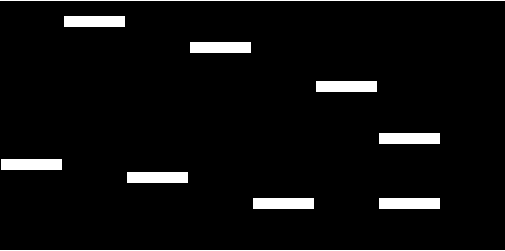
#> input picture practice/section_16/images/mask.png, 505 x 251 px, found by its file name
$ python python_image_exercise.py
#> lines starting #> are read from the running program, lines starting #| are printed output that depends on the picture
from PIL import Image


def make_white_parts_transparent(image_to_convert, new_file_name):
    image = image_to_convert.convert("RGBA")

    data = image.getdata()

    new_data = []

    for item in data:
        if item[0] > 240 and item[1] > 240 and item[2] > 240:
            new_data.append((255, 255, 255, 0))
        else:
            new_data.append(item)

    image.putdata(new_data)

    image.save(f"{new_file_name}.png")


def decode_the_message(mask, matrix):

    w = matrix.width
    h = matrix.height
    resized_mask = mask.resize((w, h))

    make_white_parts_transparent(resized_mask, "transparent_mask")

    transparent_mask_image = Image.open("transparent_mask.png")
    matrix.paste(im=transparent_mask_image, box=(0, 0), mask=transparent_mask_image)

    matrix.show()


mask = Image.open(
    r"C:\Users\miros\Desktop\ICT-Strypes-Projects\practice\section_16\images\mask.png"
)
#> mask is the input picture: PIL image 505x251 RGBA; mean R, G, B, A 12.8, 12.8, 12.8, 255
matrix = Image.open(
    r"C:\Users\miros\Desktop\ICT-Strypes-Projects\practice\section_16\images\word_matrix.png"
)
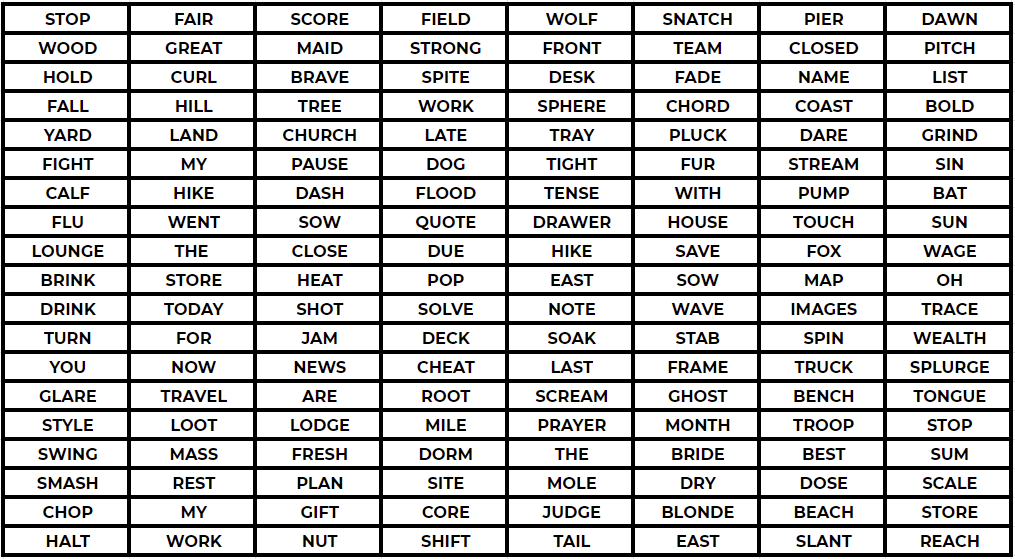
#> input picture practice/section_16/images/word_matrix.png, 1015 x 559 px, found by its file name
#> matrix is the input picture: PIL image 1015x559 RGBA; mean R, G, B, A 192.9, 192.7, 192.7, 255

decode_the_message(mask, matrix)
#> in decode_the_message, `resized_mask = mask.resize((w, h))`:
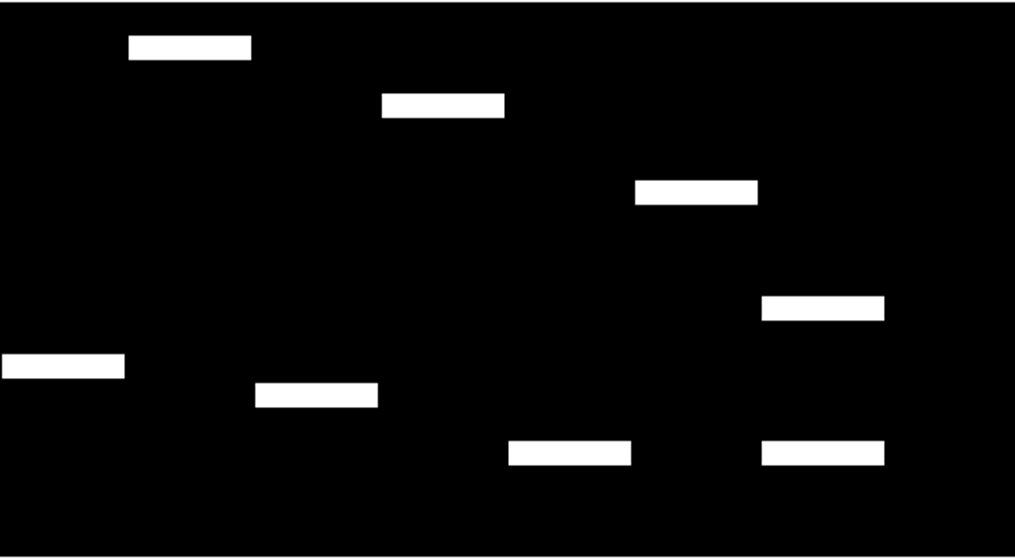
#> resized_mask: PIL image 1015x559 RGBA; mean R, G, B, A 12.9, 12.9, 12.9, 255
#> after the loop in make_white_parts_transparent, `for item in data:`: new_data = 567385 items
